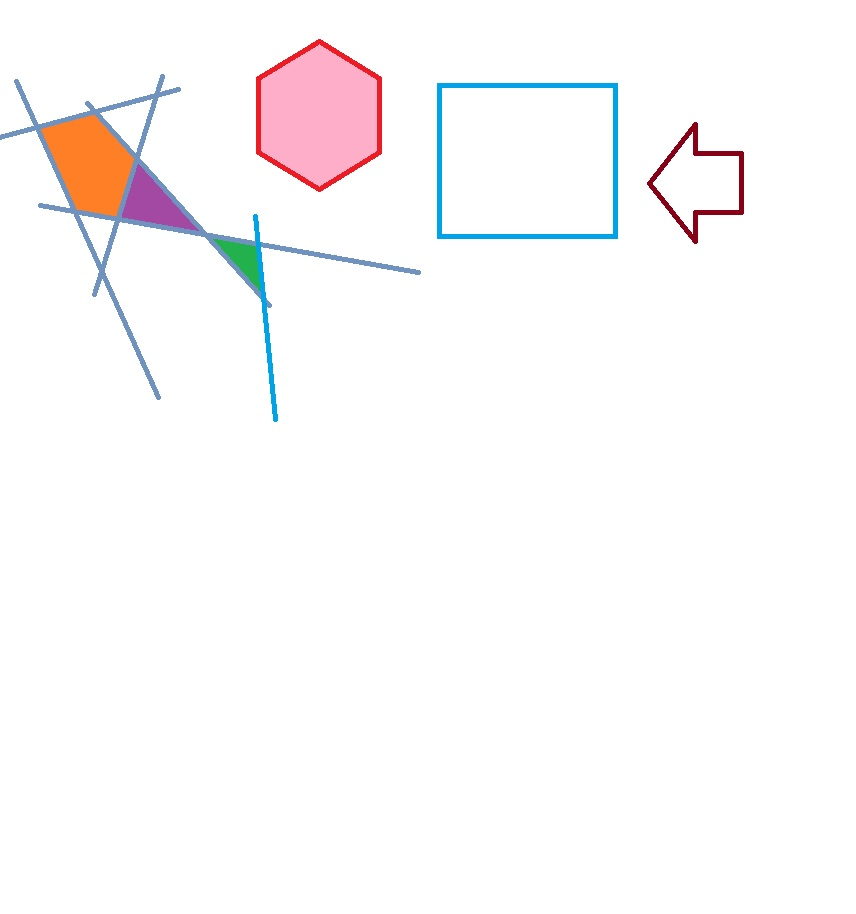
#> input picture corn.jpg, 856 x 914 px, given in place of the camera
$ python Close_open.py
#> lines starting #> are read from the running program, lines starting #| are printed output that depends on the picture; after the words box and inside, x2 and y2 are one past the last pixel; in counts of white or black regions, pixels touching at a corner belong together
import cv2
import numpy as np

cap = cv2.VideoCapture(0)

while True:
    _, frame = cap.read()
#> frame is the input picture: shape (914, 856, 3); mean B, G, R 250, 249.4, 251.4
    hsv = cv2.cvtColor(frame, cv2.COLOR_BGR2HSV)
#> hsv: shape (914, 856, 3); mean H, S, V 9.3, 6.9, 253.3

    lower_pink = np.array([50,50,70])
    upper_pink = np.array([255,255,255])

    mask = cv2.inRange(hsv, lower_pink, upper_pink)
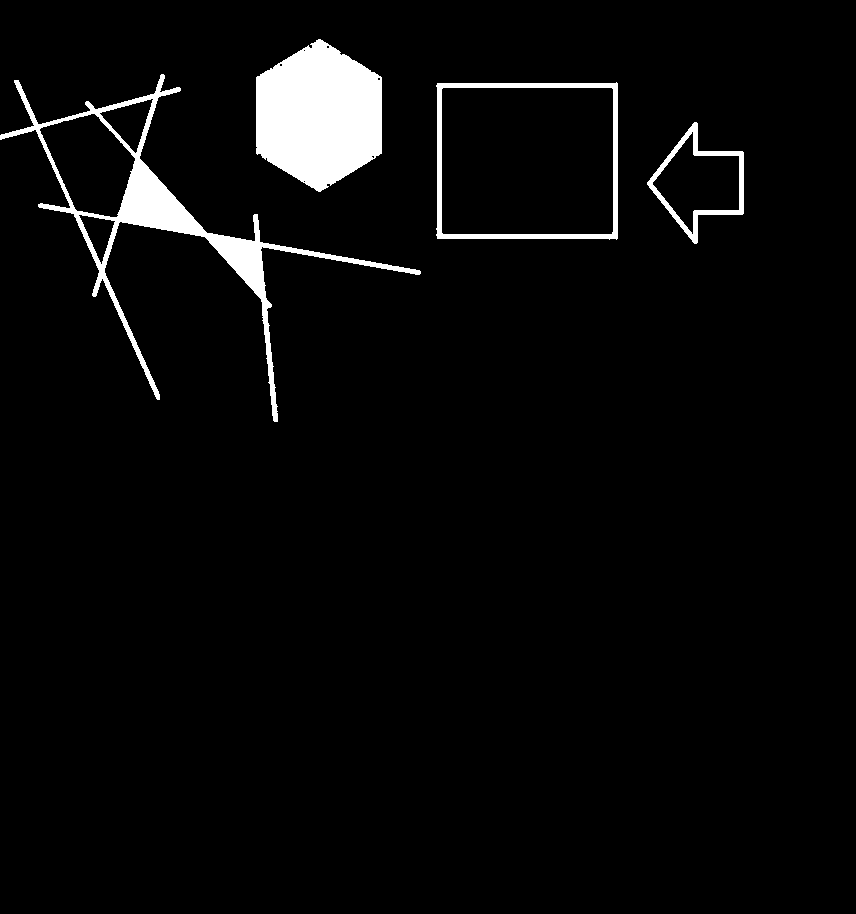
#> mask: shape (914, 856); 3.9% white; 4 white regions, box (x1, y1, x2, y2) and area: (256, 39, 382, 192) 14469, (0, 74, 421, 422) 10803, (436, 82, 618, 240) 3284, (647, 122, 744, 244) 1763
    res = cv2.bitwise_and(frame,frame,mask=mask)
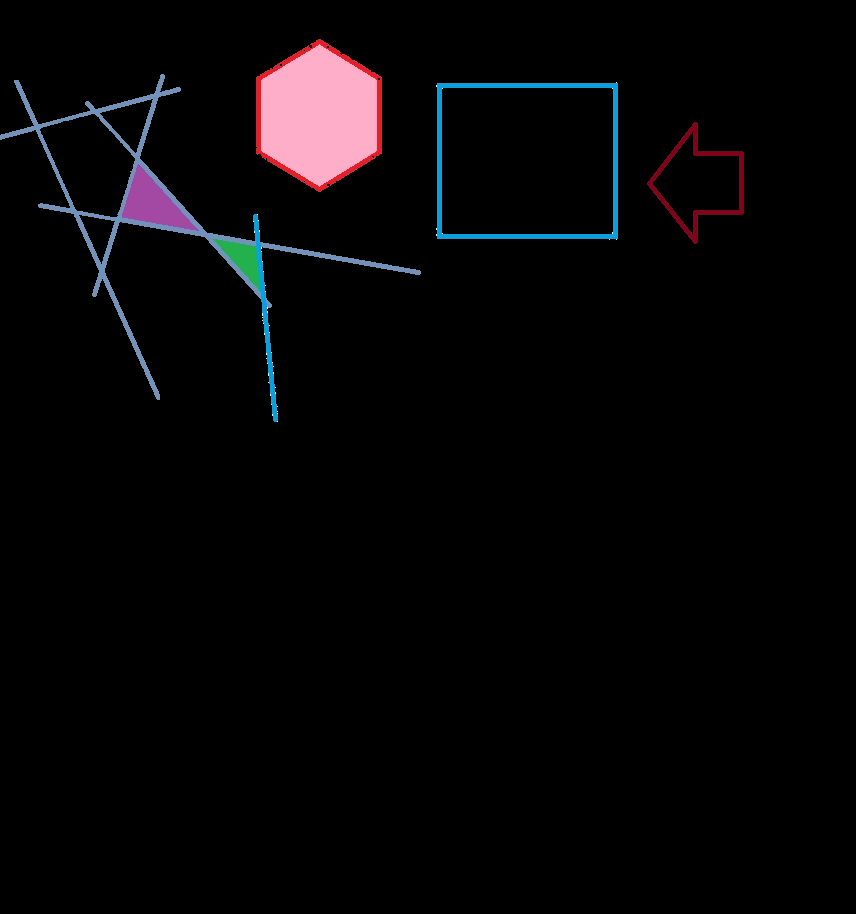
#> res: shape (914, 856, 3); mean B, G, R 6.6, 5.4, 6.5

    kernel = np.ones((5,5), np.uint8)
    erosion = cv2.erode(mask, kernel, iterations=1)
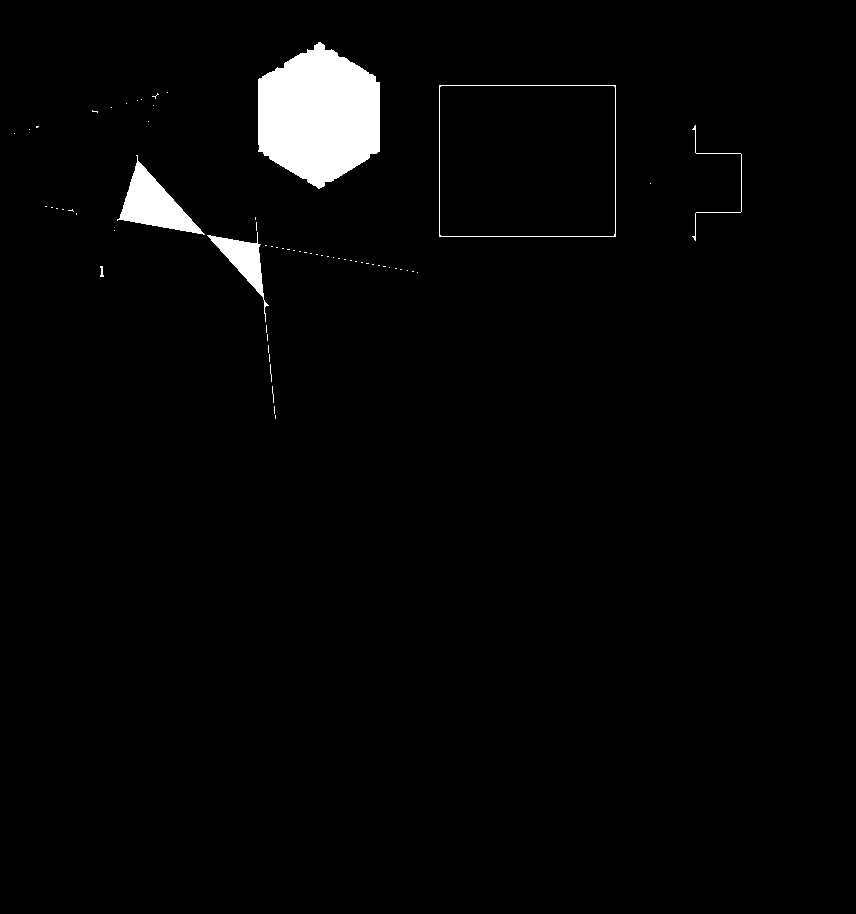
#> erosion: shape (914, 856); 2.4% white; 64 white regions (58 under 20 px), largest, box (x1, y1, x2, y2) and area: (258, 42, 380, 189) 13279, (117, 155, 205, 235) 2746, (207, 232, 269, 322) 1466, (439, 85, 616, 237) 659, (692, 125, 742, 241) 218, (100, 266, 104, 277) 28
    dilation = cv2.dilate(mask, kernel, iterations=1)
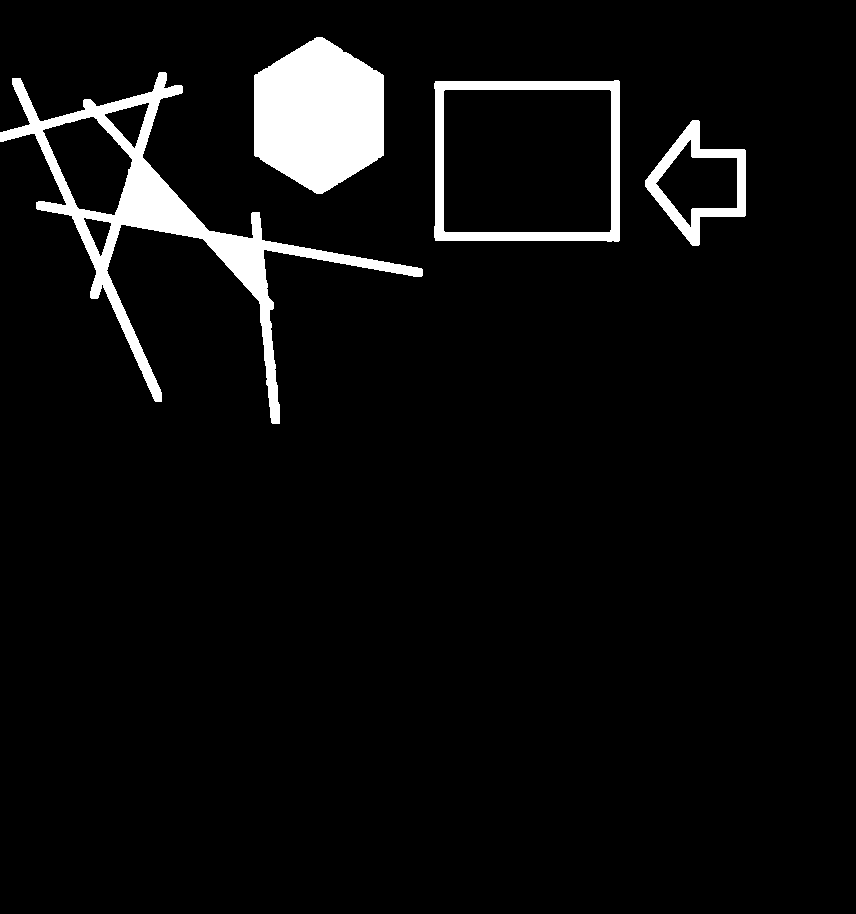
#> dilation: shape (914, 856); 5.4% white; 4 white regions, box (x1, y1, x2, y2) and area: (0, 72, 423, 424) 17391, (254, 37, 384, 194) 15641, (434, 80, 620, 242) 5924, (645, 120, 746, 246) 3372

    #  The goal with opening is to remove "false positives" so to speak. Sometimes, in the background, you get some pixels
    # here and there of "noise." The idea of "closing" is to remove false negatives. Basically this is where you have your
    # detected shape, like our hat, and yet you still have some black pixels within the object. Closing will attempt to clear
    # that up.
    #opening removes false positives, closing removes false negati es
    opening = cv2.morphologyEx(mask, cv2.MORPH_OPEN, kernel)
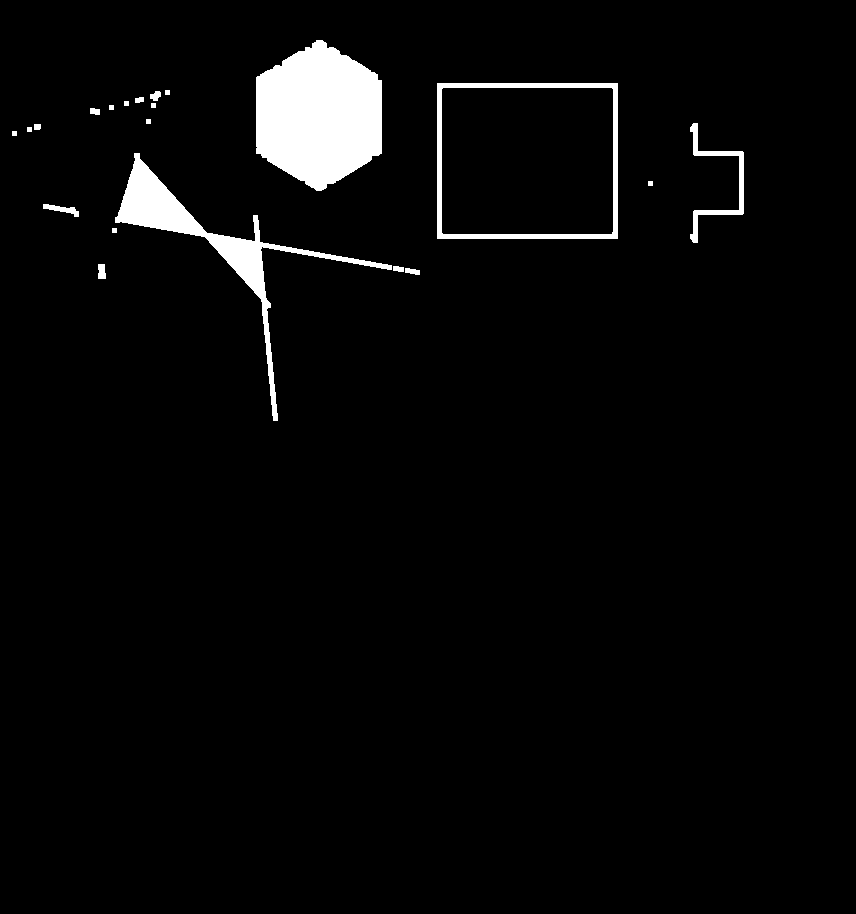
#> opening: shape (914, 856); 3.4% white; 21 white regions, largest, box (x1, y1, x2, y2) and area: (256, 40, 382, 191) 14387, (115, 153, 392, 421) 6810, (437, 83, 618, 239) 3275
    closing = cv2.morphologyEx(mask, cv2.MORPH_CLOSE, kernel)
#> closing: shape (914, 856); 3.9% white; 4 white regions, box (x1, y1, x2, y2) and area: (256, 39, 382, 192) 14509, (0, 74, 421, 422) 10951, (436, 82, 618, 240) 3288, (647, 122, 744, 244) 1792


    # [4 lines of commented-out code are left out]
    cv2.imshow('opening', opening)
    cv2.imshow('closing', closing)

    k = cv2.waitKey(5) & 0xFF
#> (key Esc is pressed here)
    if k==27:
        break

cv2.destroyAllWindows()
cap.release()
